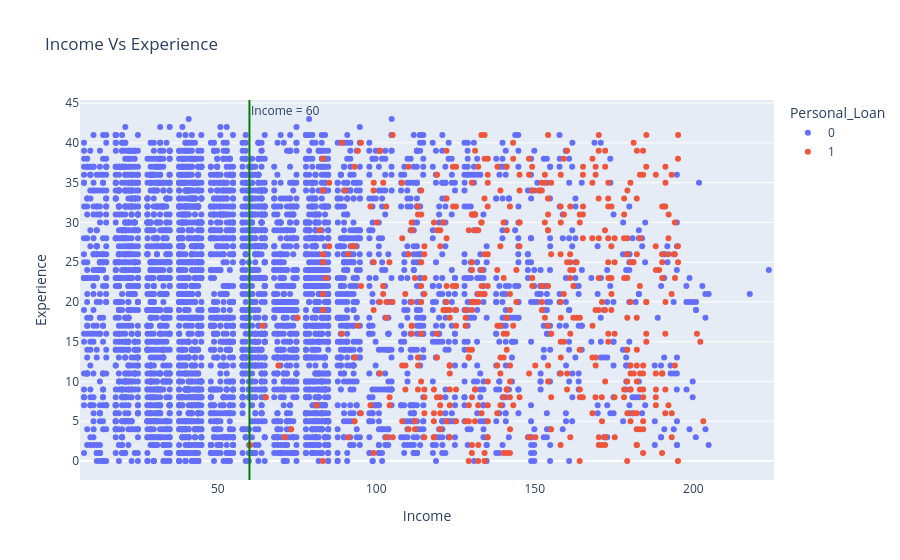

Notebook source saved alongside this figure:
### Markdown cell above
### Income Vs Experience

### Code cell
#Strip_Plot
#Income_Vs_Experience
#Coloured_by_Personal_Loan

fig = px.strip(df, x='Income', y='Experience', color='Personal_Loan', title = 'Income Vs Experience')

fig.add_vline(
    x=60,
    line_width=2,
    line_color="green",
    annotation_text="Income = 60",
    annotation_position="top right"
)

fig.show()

### Figure 1 — Plotly figure (JSON) as saved in the notebook; plotly's stock layout.template omitted (floating-point values rounded to 4 significant figures; data arrays with more than 128 entries replaced by an {"elided": "..."} marker saying what was removed)
{"data": [{"alignmentgroup": "True", "boxpoints": "all", "fillcolor": "rgba(255,255,255,0)", "hoveron": "points", "hovertemplate": "Personal_Loan=0<br>Income=%{x}<br>Experience=%{y}<extra></extra>", "legendgroup": "0", "line": {"color": "rgba(255,255,255,0)"}, "marker": {"color": "#636efa"}, "name": "0", "offsetgroup": "0", "orientation": "v", "pointpos": 0, "showlegend": true, "type": "box", "x": {"elided": "4519 int values"}, "x0": " ", "xaxis": "x", "y": {"elided": "4519 int values"}, "y0": " ", "yaxis": "y"}, {"alignmentgroup": "True", "boxpoints": "all", "fillcolor": "rgba(255,255,255,0)", "hoveron": "points", "hovertemplate": "Personal_Loan=1<br>Income=%{x}<br>Experience=%{y}<extra></extra>", "legendgroup": "1", "line": {"color": "rgba(255,255,255,0)"}, "marker": {"color": "#EF553B"}, "name": "1", "offsetgroup": "1", "orientation": "v", "pointpos": 0, "showlegend": true, "type": "box", "x": {"elided": "480 int values"}, "x0": " ", "xaxis": "x", "y": {"elided": "480 int values"}, "y0": " ", "yaxis": "y"}], "layout": {"annotations": [{"showarrow": false, "text": "Income = 60", "x": 60, "xanchor": "left", "xref": "x", "y": 1, "yanchor": "top", "yref": "y domain"}], "boxmode": "group", "legend": {"title": {"text": "Personal_Loan"}, "tracegroupgap": 0}, "shapes": [{"line": {"color": "green", "width": 2}, "type": "line", "x0": 60, "x1": 60, "xref": "x", "y0": 0, "y1": 1, "yref": "y domain"}], "title": {"text": "Income Vs Experience"}, "xaxis": {"anchor": "y", "domain": [0, 1], "title": {"text": "Income"}}, "yaxis": {"anchor": "x", "domain": [0, 1], "title": {"text": "Experience"}}}}
